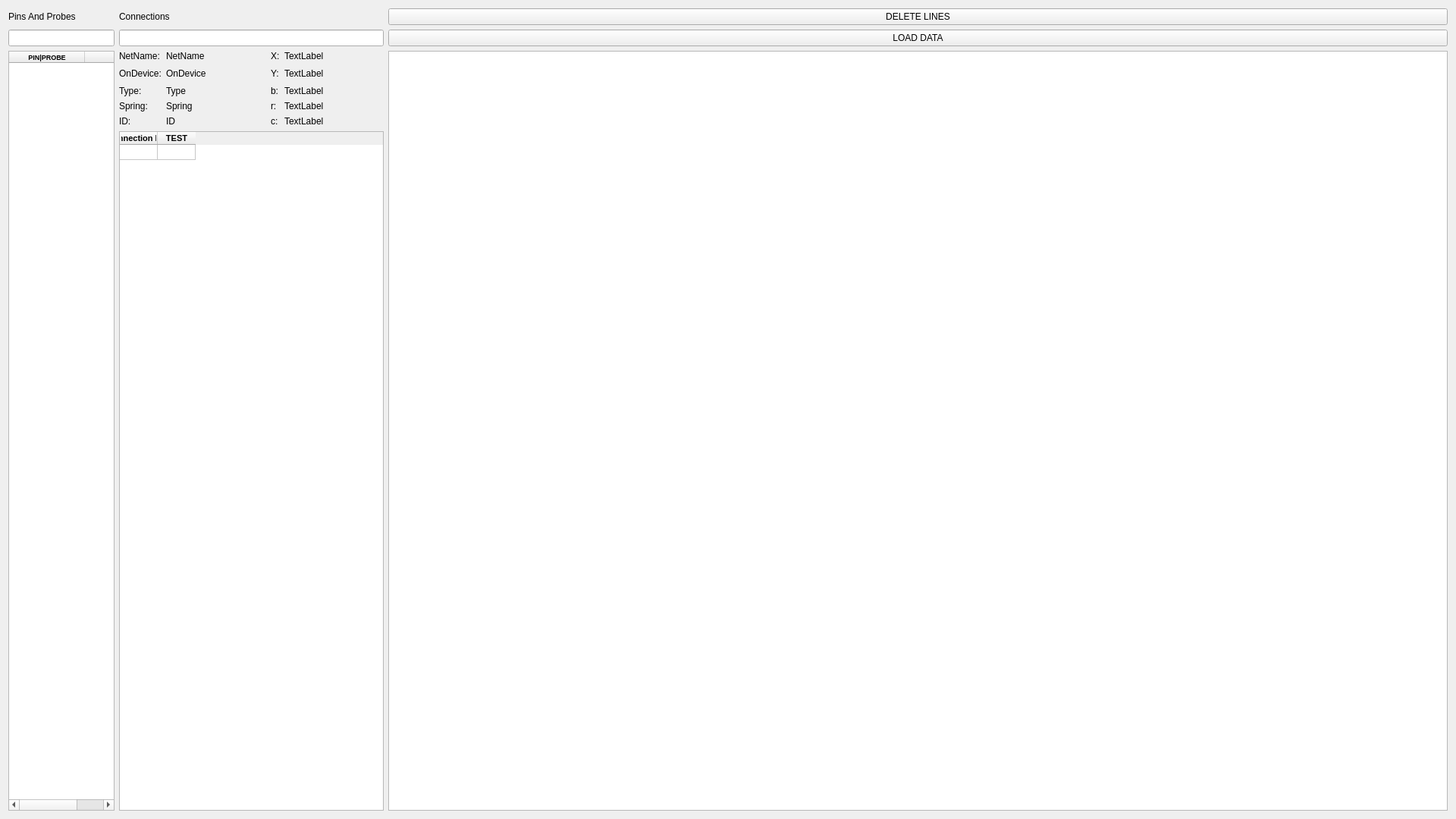
<?xml version="1.0" encoding="UTF-8"?>
<ui version="4.0">
 <class>Form</class>
 <widget class="QWidget" name="Form">
  <property name="geometry">
   <rect>
    <x>0</x>
    <y>0</y>
    <width>1920</width>
    <height>1080</height>
   </rect>
  </property>
  <property name="sizePolicy">
   <sizepolicy hsizetype="Ignored" vsizetype="Ignored">
    <horstretch>0</horstretch>
    <verstretch>0</verstretch>
   </sizepolicy>
  </property>
  <property name="maximumSize">
   <size>
    <width>1920</width>
    <height>1080</height>
   </size>
  </property>
  <property name="windowTitle">
   <string>Form</string>
  </property>
  <layout class="QGridLayout" name="gridLayout" columnstretch="20,50,200" columnminimumwidth="0,0,0">
   <item row="0" column="0">
    <widget class="QLabel" name="label">
     <property name="text">
      <string>Pins And Probes</string>
     </property>
    </widget>
   </item>
   <item row="0" column="1">
    <widget class="QLabel" name="label_2">
     <property name="text">
      <string>Connections</string>
     </property>
    </widget>
   </item>
   <item row="2" column="2">
    <widget class="QGraphicsView" name="graphics">
     <property name="verticalScrollBarPolicy">
      <enum>Qt::ScrollBarAlwaysOff</enum>
     </property>
     <property name="horizontalScrollBarPolicy">
      <enum>Qt::ScrollBarAlwaysOff</enum>
     </property>
     <property name="sizeAdjustPolicy">
      <enum>QAbstractScrollArea::AdjustIgnored</enum>
     </property>
    </widget>
   </item>
   <item row="1" column="0">
    <widget class="QLineEdit" name="lineEdit"/>
   </item>
   <item row="1" column="1">
    <widget class="QLineEdit" name="lineEdit_2"/>
   </item>
   <item row="1" column="2">
    <widget class="QPushButton" name="pb_load_data">
     <property name="text">
      <string>LOAD DATA</string>
     </property>
    </widget>
   </item>
   <item row="0" column="2">
    <widget class="QPushButton" name="pb_delete_lines">
     <property name="text">
      <string>DELETE LINES</string>
     </property>
    </widget>
   </item>
   <item row="2" column="0">
    <widget class="QTableWidget" name="table_probe_pin">
     <property name="sizePolicy">
      <sizepolicy hsizetype="Expanding" vsizetype="Expanding">
       <horstretch>0</horstretch>
       <verstretch>0</verstretch>
      </sizepolicy>
     </property>
     <property name="font">
      <font>
       <pointsize>7</pointsize>
       <bold>true</bold>
      </font>
     </property>
     <property name="verticalScrollBarPolicy">
      <enum>Qt::ScrollBarAlwaysOff</enum>
     </property>
     <property name="horizontalScrollMode">
      <enum>QAbstractItemView::ScrollPerPixel</enum>
     </property>
     <attribute name="horizontalHeaderMinimumSectionSize">
      <number>5</number>
     </attribute>
     <attribute name="verticalHeaderVisible">
      <bool>false</bool>
     </attribute>
     <attribute name="verticalHeaderMinimumSectionSize">
      <number>5</number>
     </attribute>
     <column>
      <property name="text">
       <string>PIN|PROBE</string>
      </property>
     </column>
     <column>
      <property name="text">
       <string/>
      </property>
     </column>
    </widget>
   </item>
   <item row="2" column="1">
    <layout class="QVBoxLayout" name="verticalLayout" stretch="1,1000">
     <item>
      <layout class="QGridLayout" name="gridLayout_2">
       <item row="0" column="1">
        <widget class="QLabel" name="la_pin_net_name">
         <property name="text">
          <string>NetName</string>
         </property>
        </widget>
       </item>
       <item row="4" column="3">
        <widget class="QLabel" name="label_12">
         <property name="text">
          <string>c:</string>
         </property>
        </widget>
       </item>
       <item row="1" column="1">
        <widget class="QLabel" name="la_pin_on_device">
         <property name="text">
          <string>OnDevice</string>
         </property>
        </widget>
       </item>
       <item row="2" column="1">
        <widget class="QLabel" name="la_pin_type">
         <property name="text">
          <string>Type</string>
         </property>
        </widget>
       </item>
       <item row="3" column="1">
        <widget class="QLabel" name="la_pin_spring">
         <property name="text">
          <string>Spring</string>
         </property>
        </widget>
       </item>
       <item row="1" column="3">
        <widget class="QLabel" name="label_8">
         <property name="text">
          <string>Y:</string>
         </property>
        </widget>
       </item>
       <item row="0" column="0">
        <widget class="QLabel" name="label_4">
         <property name="text">
          <string>NetName:</string>
         </property>
        </widget>
       </item>
       <item row="1" column="0">
        <widget class="QLabel" name="label_3">
         <property name="text">
          <string>OnDevice:</string>
         </property>
        </widget>
       </item>
       <item row="4" column="0">
        <widget class="QLabel" name="label_9">
         <property name="text">
          <string>ID:</string>
         </property>
        </widget>
       </item>
       <item row="4" column="4">
        <widget class="QLabel" name="la_pin_c">
         <property name="text">
          <string>TextLabel</string>
         </property>
        </widget>
       </item>
       <item row="2" column="4">
        <widget class="QLabel" name="la_pin_b">
         <property name="text">
          <string>TextLabel</string>
         </property>
        </widget>
       </item>
       <item row="4" column="1">
        <widget class="QLabel" name="la_pin_ID">
         <property name="text">
          <string>ID</string>
         </property>
        </widget>
       </item>
       <item row="3" column="0">
        <widget class="QLabel" name="label_7">
         <property name="text">
          <string>Spring:</string>
         </property>
        </widget>
       </item>
       <item row="1" column="2">
        <spacer name="horizontalSpacer">
         <property name="orientation">
          <enum>Qt::Horizontal</enum>
         </property>
         <property name="sizeHint" stdset="0">
          <size>
           <width>40</width>
           <height>20</height>
          </size>
         </property>
        </spacer>
       </item>
       <item row="3" column="4">
        <widget class="QLabel" name="la_pin_r">
         <property name="text">
          <string>TextLabel</string>
         </property>
        </widget>
       </item>
       <item row="1" column="4">
        <widget class="QLabel" name="la_pin_y">
         <property name="text">
          <string>TextLabel</string>
         </property>
        </widget>
       </item>
       <item row="3" column="3">
        <widget class="QLabel" name="label_11">
         <property name="text">
          <string>r:</string>
         </property>
        </widget>
       </item>
       <item row="0" column="3">
        <widget class="QLabel" name="label_6">
         <property name="text">
          <string>X:</string>
         </property>
        </widget>
       </item>
       <item row="0" column="4">
        <widget class="QLabel" name="la_pin_x">
         <property name="text">
          <string>TextLabel</string>
         </property>
        </widget>
       </item>
       <item row="2" column="0">
        <widget class="QLabel" name="label_5">
         <property name="text">
          <string>Type:</string>
         </property>
        </widget>
       </item>
       <item row="2" column="3">
        <widget class="QLabel" name="label_10">
         <property name="text">
          <string>b:</string>
         </property>
        </widget>
       </item>
       <item row="1" column="5">
        <spacer name="horizontalSpacer_2">
         <property name="orientation">
          <enum>Qt::Horizontal</enum>
         </property>
         <property name="sizeHint" stdset="0">
          <size>
           <width>40</width>
           <height>20</height>
          </size>
         </property>
        </spacer>
       </item>
      </layout>
     </item>
     <item>
      <widget class="QTableWidget" name="table_connection">
       <property name="sizePolicy">
        <sizepolicy hsizetype="Expanding" vsizetype="Expanding">
         <horstretch>0</horstretch>
         <verstretch>0</verstretch>
        </sizepolicy>
       </property>
       <property name="font">
        <font>
         <pointsize>8</pointsize>
         <bold>true</bold>
        </font>
       </property>
       <property name="verticalScrollBarPolicy">
        <enum>Qt::ScrollBarAlwaysOff</enum>
       </property>
       <property name="alternatingRowColors">
        <bool>true</bool>
       </property>
       <attribute name="horizontalHeaderMinimumSectionSize">
        <number>2</number>
       </attribute>
       <attribute name="horizontalHeaderDefaultSectionSize">
        <number>50</number>
       </attribute>
       <attribute name="verticalHeaderVisible">
        <bool>false</bool>
       </attribute>
       <attribute name="verticalHeaderCascadingSectionResizes">
        <bool>false</bool>
       </attribute>
       <attribute name="verticalHeaderMinimumSectionSize">
        <number>2</number>
       </attribute>
       <attribute name="verticalHeaderDefaultSectionSize">
        <number>20</number>
       </attribute>
       <row>
        <property name="text">
         <string>New Row</string>
        </property>
       </row>
       <column>
        <property name="text">
         <string>Connection Info</string>
        </property>
       </column>
       <column>
        <property name="text">
         <string>TEST</string>
        </property>
       </column>
      </widget>
     </item>
    </layout>
   </item>
  </layout>
 </widget>
 <resources/>
 <connections/>
</ui>
